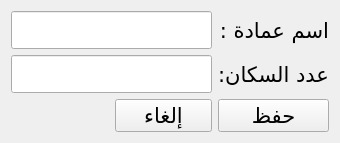
<?xml version="1.0" encoding="UTF-8"?>
<ui version="4.0">
 <class>addNewDeanShip</class>
 <widget class="QWidget" name="addNewDeanShip">
  <property name="geometry">
   <rect>
    <x>0</x>
    <y>0</y>
    <width>340</width>
    <height>122</height>
   </rect>
  </property>
  <property name="font">
   <font>
    <family>Arabic Typesetting</family>
    <pointsize>16</pointsize>
   </font>
  </property>
  <property name="windowTitle">
   <string>إضافة عمادة جديدة</string>
  </property>
  <layout class="QGridLayout" name="gridLayout_2">
   <item row="2" column="2">
    <widget class="QPushButton" name="save">
     <property name="text">
      <string>حفظ</string>
     </property>
    </widget>
   </item>
   <item row="2" column="1">
    <widget class="QPushButton" name="cancel">
     <property name="text">
      <string>إلغاء</string>
     </property>
    </widget>
   </item>
   <item row="2" column="0">
    <layout class="QGridLayout" name="gridLayout"/>
   </item>
   <item row="0" column="2">
    <widget class="QLabel" name="label">
     <property name="text">
      <string>اسم عمادة :</string>
     </property>
    </widget>
   </item>
   <item row="1" column="2">
    <widget class="QLabel" name="label_2">
     <property name="text">
      <string>عدد السكان:</string>
     </property>
    </widget>
   </item>
   <item row="0" column="0" colspan="2">
    <widget class="QLineEdit" name="deanshipName">
     <property name="layoutDirection">
      <enum>Qt::RightToLeft</enum>
     </property>
     <property name="locale">
      <locale language="Arabic" country="Tunisia"/>
     </property>
    </widget>
   </item>
   <item row="1" column="0" colspan="2">
    <widget class="QLineEdit" name="population">
     <property name="layoutDirection">
      <enum>Qt::RightToLeft</enum>
     </property>
     <property name="locale">
      <locale language="Arabic" country="Tunisia"/>
     </property>
     <property name="inputMethodHints">
      <set>Qt::ImhDigitsOnly|Qt::ImhPreferNumbers</set>
     </property>
    </widget>
   </item>
  </layout>
 </widget>
 <resources/>
 <connections/>
</ui>
